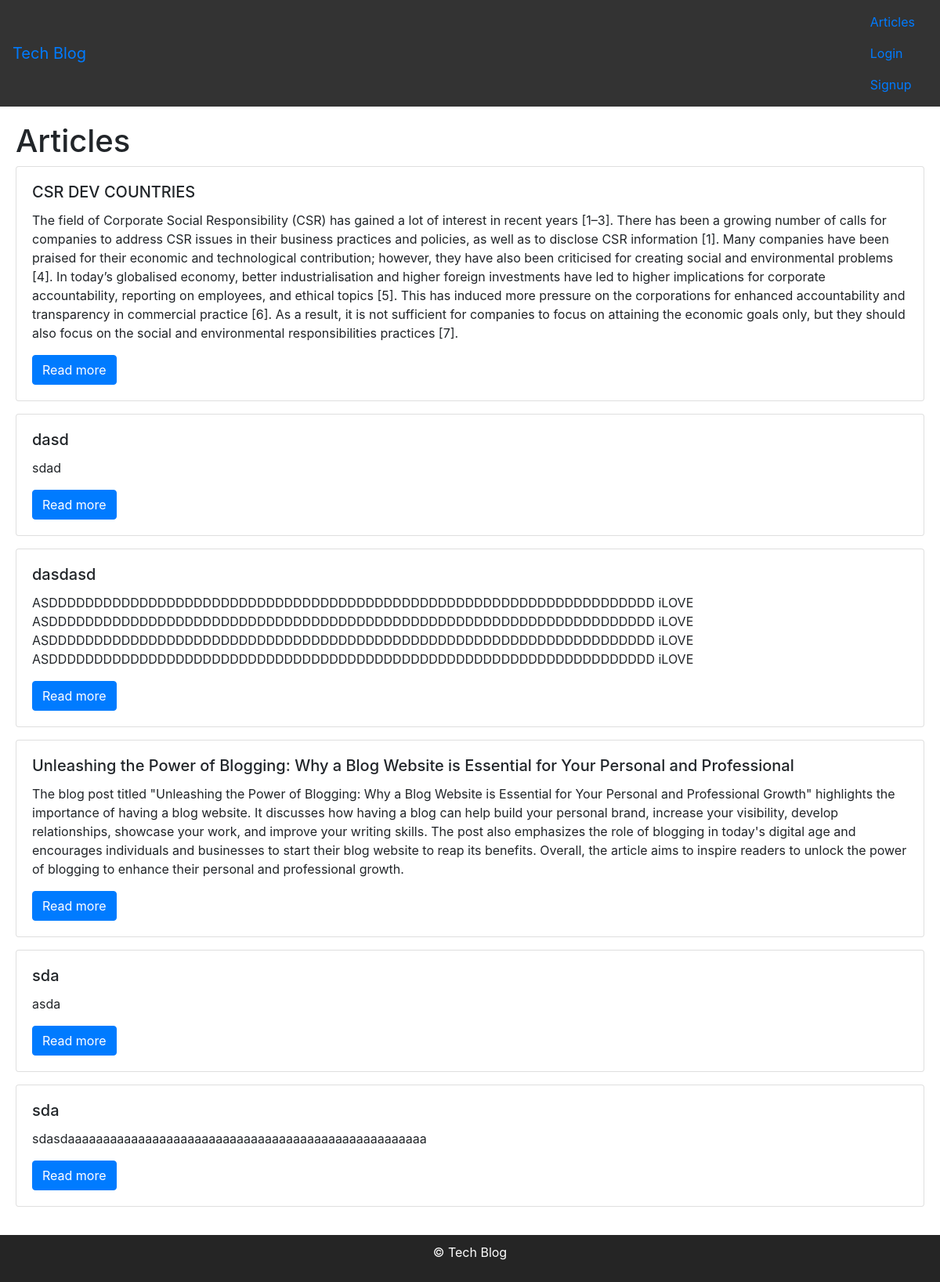
The page /articles/ on the database as committed earlier.
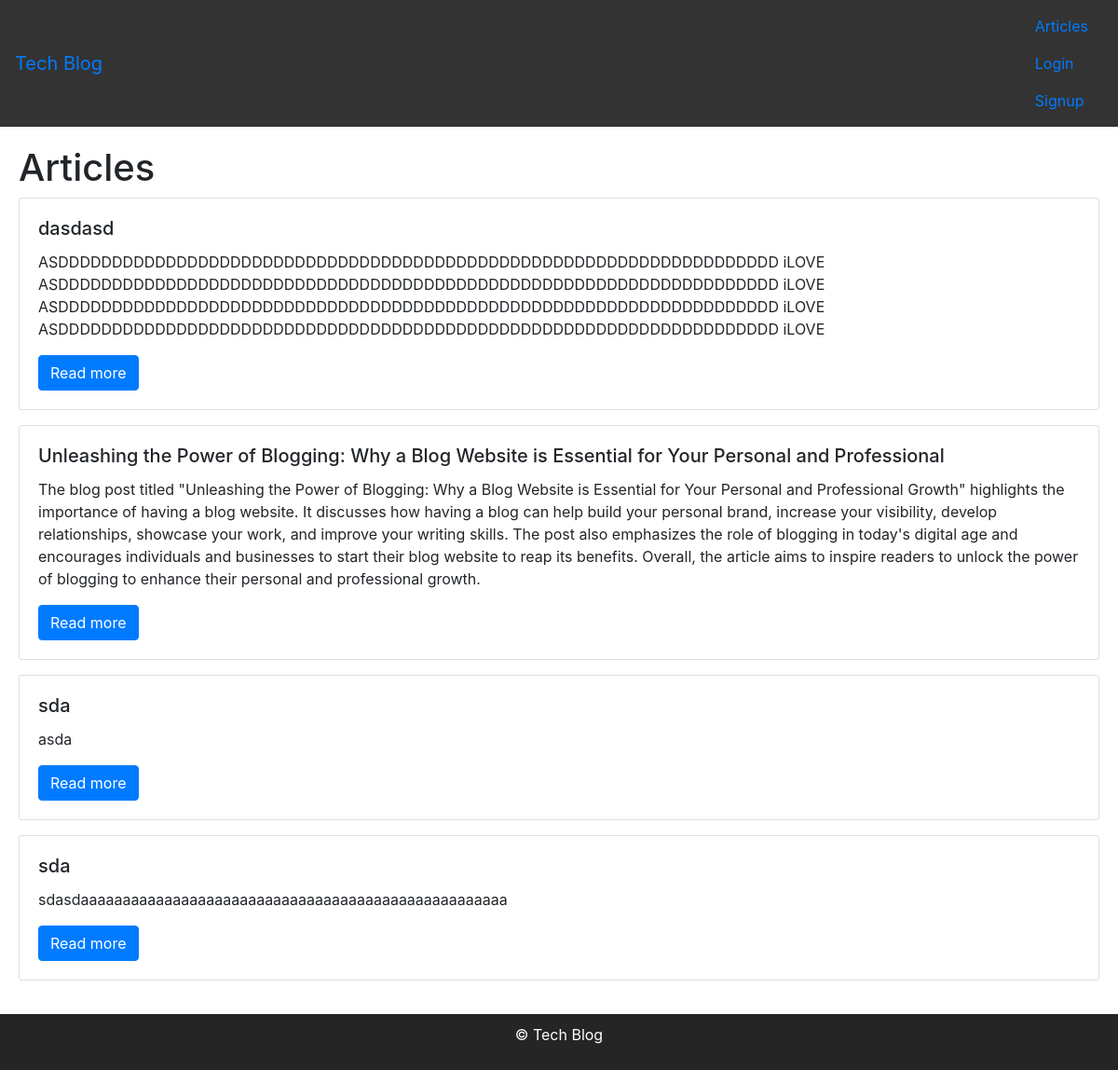
The same page on the database as committed later.
### accounts/models.py (models this page shows, shortened)
class Article(models.Model):
    title = models.CharField(max_length=100)
    summary = models.TextField()
    body = models.TextField()
    date_posted = models.DateTimeField(auto_now_add=True)
    author = models.ForeignKey(User, on_delete=models.CASCADE)

### accounts/views.py (the view)
# urls.py: path('articles/', views.articles, name='articles'),
def articles(request):
    articles = Article.objects.all().order_by('-date_posted')
    return render(request, 'accounts/articles.html', {'articles': articles})

### accounts/templates/accounts/articles.html
{% extends 'base.html' %}
{% block content %}
    <h1>Articles</h1>
    {% for article in articles %}
        <div class="card mb-3">
            <div class="card-body">
                <h5 class="card-title">{{ article.title }}</h5>
                <p class="card-text">{{ article.summary }}</p>
                <a href="{% url 'article_detail' article.id %}" class="btn btn-primary">Read more</a>
            </div>
        </div>
    {% empty %}
        <p>No articles to display.</p>
    {% endfor %}
{% endblock %}

Rows that differ between the two databases and show on the page:
removed Article: title "CSR DEV COUNTRIES", summary "The field of Corporate Social Responsibility (CSR) has gained a lot of interest in recent years [1–3]. There has been a growing number of calls for companies to address CSR issues in their business practices and policies, as well as to disclose CSR information [1]. Many companies have been praised for their economic and technological contribution; however, they have also been criticised for creating social and environmental problems [4]. In today’s globalised economy, better industrialisation and higher foreign investments have led to higher implications for corporate accountability, reporting on employees, and ethical topics [5]. This has induced more pressure on the corporations for…"
removed Article: title "dasd", summary "sdad"
